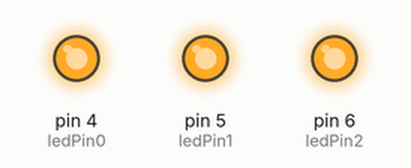
This sketch was run on a simulated Arduino Uno, built with avr-gcc and run on an emulated ATmega328P. Parts: output pins drawn as LEDs (lit = HIGH).

Above: at 0.5 s.
At 22.5 s:
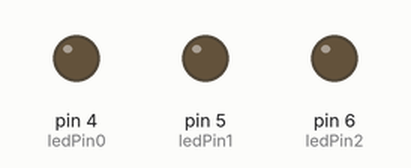
Timing chart, 0 to 27.3 s (numbered marks = the images above):
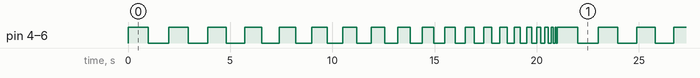

Measured:
- by itself, pin 4 (ledPin0), pin 5 (ledPin1), pin 6 (ledPin2): moves between LOW and HIGH, repeating every 21.0 s
- by itself, everything shown: repeats every 21.0 s, in 40 steps

The sketch:

leds_opcionb.ino
```cpp
/*
Modificar el programa anterior para que por cada iteración de la secuencia,
el tiempo entre cada valor se reduzca en 0,05 segundos. Una vez que llegue a
0 se debe volver a reiniciar a 1 segundo
*/
const int ledPin0 = 4;
const int ledPin1 = 5;
const int ledPin2 = 6;

void setup() {
  pinMode(ledPin0, OUTPUT);
  pinMode(ledPin1, OUTPUT);
  pinMode(ledPin2, OUTPUT);
}

void loop() {
  int tiempo = 1000;

  while (tiempo > 0) {
    digitalWrite(ledPin0, HIGH); // Dato: se puede poner 1 o high, simplemente simboliza que hay una señal
    digitalWrite(ledPin1, HIGH);
    digitalWrite(ledPin2, HIGH);
    delay(tiempo);

    digitalWrite(ledPin0, LOW);
    digitalWrite(ledPin1, LOW);
    digitalWrite(ledPin2, LOW);
    delay(tiempo);

    tiempo = tiempo - 50;
      if (tiempo <= 0) {
      tiempo = 1000;
    }
  }
}
```
